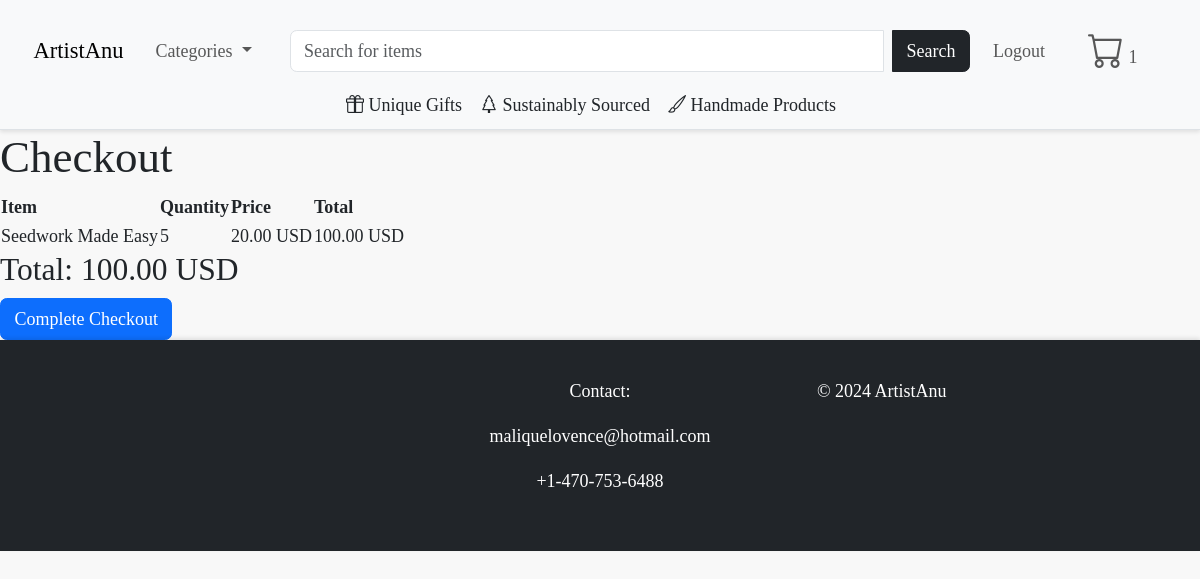
/checkout/ (signed in), run on the app's committed database.
### catalogue/models.py (models this page shows, shortened)
class Cart(models.Model):
    created_at = models.DateTimeField(auto_now_add=True)
    user = models.ForeignKey('catalogue.CustomUser', null=True, blank=True, on_delete=models.SET_NULL)
    def total_price(self):
        return sum(cart_item.total_price for cart_item in self.cart_items.all())

class CartItem(models.Model):
    cart = models.ForeignKey('Cart', on_delete=models.CASCADE, related_name='cart_items')
    item = models.ForeignKey(CraftItem, on_delete=models.CASCADE)
    quantity = models.PositiveIntegerField(default=1)
    created_at = models.DateTimeField(auto_now_add=True)
    @property
    def total_price(self):
        return self.quantity * self.item.price

class CraftItem(models.Model):
    name = models.CharField(max_length=255)
    description = models.TextField(blank=True)
    artist = models.ForeignKey('Artist', on_delete=models.CASCADE)
    categories = models.ManyToManyField(Category, related_name="items")
    price = models.DecimalField(max_digits=10, decimal_places=2)
    date_created = models.DateTimeField(auto_now_add=True)
    available = models.BooleanField(default=True)
    dimensions = models.CharField(max_length=255, blank=True)
    featured = models.BooleanField(default=False)
    is_unique = models.BooleanField(default=False)
    quantity = models.PositiveIntegerField(default=1)
    is_sustainable = models.BooleanField(default=False)
    is_handmade = models.BooleanField(default=False)

### catalogue/views.py (the view)
# urls.py: path('checkout/', views.checkout, name='checkout'),
def checkout(request):
    if request.user.is_authenticated:
        cart = request.user.cart_set.last()  # Get the last cart associated with the user
        if cart:
            cart_items = cart.cart_items.all()  # Access the related CartItems
            total_price = cart.total_price()  # Calculate the total price of the cart
        else:
            cart_items = []
            total_price = 0
    else:
        cart_items = []
        total_price = 0
    return render(request, 'catalogue/checkout.html', {'cart_items': cart_items, 'total_price': total_price})

### catalogue/context_processors.py (called while the page is built)
def categories_processor(request):
    return {'categories': Category.objects.all()}

### catalogue/templates/catalogue/checkout.html
{% extends 'base.html' %}
{% block content %}
<h1>Checkout</h1>
{% if cart_items %}
<table>
    <thead>
        <tr>
            <th>Item</th>
            <th>Quantity</th>
            <th>Price</th>
            <th>Total</th>
        </tr>
    </thead>
    <tbody>
        {% for cart_item in cart_items %}
        <tr>
            <td>{{ cart_item.item.name }}</td>
            <td>{{ cart_item.quantity }}</td>
            <td>{{ cart_item.item.price }} USD</td>
            <td>{{ cart_item.total_price }} USD</td>
        </tr>
        {% endfor %}
    </tbody>
</table>
<h3>Total: {{ total_price }} USD</h3>
{% else %}
<p>Your cart is empty.</p>
{% endif %}
<a href="{% url 'complete_checkout' %}" class="btn btn-primary">Complete Checkout</a>
{% endblock %}

### catalogue/templates/base.html (shortened to what this page needs)
<!DOCTYPE html>
<html>
  <head>
    <link rel="stylesheet" href="https://cdn.jsdelivr.net/npm/bootstrap@5.3.0/dist/css/bootstrap.min.css">
    {% load static %}
    <link rel="stylesheet" href="{% static 'css/styles.css' %}">
    <link rel="stylesheet" href="https://cdn.jsdelivr.net/npm/bootstrap-icons@1.10.5/font/bootstrap-icons.css">
  </head>
  <body>
    <nav class="navbar navbar-expand-lg navbar-light bg-light d-none d-lg-block border-bottom">
      <div class="container-fluid d-flex flex-column">
        <div class="d-flex w-100 align-items-center">
          <div class="d-flex align-items-center">
            <a class="navbar-brand me-3" href="/">ArtistAnu</a>
            <ul class="navbar-nav me-auto mb-2 mb-lg-0">
              <li class="nav-item dropdown">
                <a class="nav-link dropdown-toggle" href="#" id="categoryDropdown" role="button" data-bs-toggle="dropdown" aria-expanded="false">
                  Categories
                </a>
              </li>
            </ul>
          </div>
          <form method="GET" action="{% url 'dashboard' %}" class="d-flex flex-grow-1 mx-2" style="max-width: 100%; position: relative;">
            <div class="input-group">
              <input type="text" name="search" class="form-control me-2" placeholder="Search for items" value="{{ search_query }}">
              <button type="submit" class="btn btn-dark">Search</button>
            </div>
          </form>
          <div class="d-flex ms-auto">
            <ul class="navbar-nav mb-2 mb-lg-0">
              {% if user.is_authenticated %}
                <li class="nav-item"><a class="nav-link" href="{% url 'logout' %}">Logout</a></li>
              {% else %}
                <li class="nav-item"><a class="nav-link" href="{% url 'login' %}">  <i class="bi bi-person fs-2"></i></a></li>
              {% endif %}
              <li class="nav-item">
                <a class="nav-link" href="{% url 'cart_detail' %}">
                    <i class="bi bi-cart fs-2"></i>
                  {% if user.is_authenticated %}
                    {% with cart=request.user.cart_set.last %}
                      {% if cart %} {{ cart.cart_items.count }} {% endif %}
                    {% endwith %}
                  {% else %}
                    {% with cart=request.session.cart %}
                      {% if cart %} {{ cart|length }} {% endif %}
                    {% endwith %}
                  {% endif %}
                </a>
              </li>
            </ul>
          </div>
        </div>
        <div class="d-flex justify-content-center w-100">
          <a href="/dashboard/?is_unique=1" class="text-decoration-none text-dark  me-3"><i class="bi bi-gift"></i> Unique Gifts </a>
          <a href="/dashboard/?is_sustainable=1" class="text-decoration-none text-dark me-3"><i class="bi bi-tree"></i> Sustainably Sourced  </a>
          <a href="/dashboard/?is_handmade=1" class="text-decoration-none text-dark  me-3"><i class="bi bi-brush"></i> Handmade Products </a>
        </div>
      </div>
    </nav>
    <div class="container-fluid p-0">
      {% block content %}{% endblock %}
    </div>
    <footer class="bg-dark text-white py-3">
      <div class="container">
        <div class="row d-flex justify-content-between text-center text-md-start">
          <div class="col-md-2"></div>
          <div class="col-md-2 text-center">
          </div>
          <div class="col-md-4 text-center">
            <p>Contact:</p>
            <p><a class="nav-link text-white" href="mailto:maliquelovence@hotmail.com">maliquelovence@hotmail.com</a></p>
            <p><a class="nav-link text-white" href="tel:+14707536488">+1-470-753-6488</a></p>
          </div>
          <div class="col-md-2 text-center">
            <p>&copy; 2024 ArtistAnu</p>
          </div>
          <div class="col-md-2"></div>
        </div>
      </div>
    </footer>
  </body>
</html>

### static/css/styles.css (style rules this page uses)
html, body { height: 100%; margin: 0; padding: 0; display: flex; flex-direction: column; font-family: 'Poppins', serif; font-weight: 300; font-size: large; background-color: #F8F8F8; }
h1, h2, h3, h4, h5, h6 { font-family: 'Playfair Display', serif; }
.navbar-brand, .nav-link { font-family: 'Playfair Display', serif; }
.btn { font-family: 'Playfair Display', serif; }
.container { flex: 1; padding: 20px; }
.navbar { display: flex; justify-content: space-between; align-items: center; padding: 10px 20px; background-color: #ffffff; box-shadow: 0 2px 4px rgba(0, 0, 0, 0.1); }
.navbar-nav { display: flex; align-items: center; width: 100%; }
.nav-item { margin-right: 15px; }
.navbar-nav li:last-child { margin-left: auto; }
ul { list-style-type: none; padding: 0; }
li { padding: 5px; display: flex; justify-content: space-between; align-items: center; }
li:last-child { border-bottom: none; }
button { background-color: #28a745; color: white; border: none; padding: 10px 20px; border-radius: 5px; cursor: pointer; font-size: 16px; }
footer { background-color: #ffffff; text-align: center; padding: 15px; box-shadow: 0 -2px 4px rgba(0, 0, 0, 0.1); }
footer p { white-space: nowrap; }
footer a.nav-link { display: inline; margin: 0; padding: 0; }

### catalogue/templates/base.html (style rules this page uses)
.navbar { position: relative; z-index: 1001; }

### data on the page
Cart: cart_items.count "1"
CartItem: item.name "Seedwork Made Easy", quantity "5", item.price "20.00", total_price "100.00"

### other printed values
{{ total_price }} "100.00"
